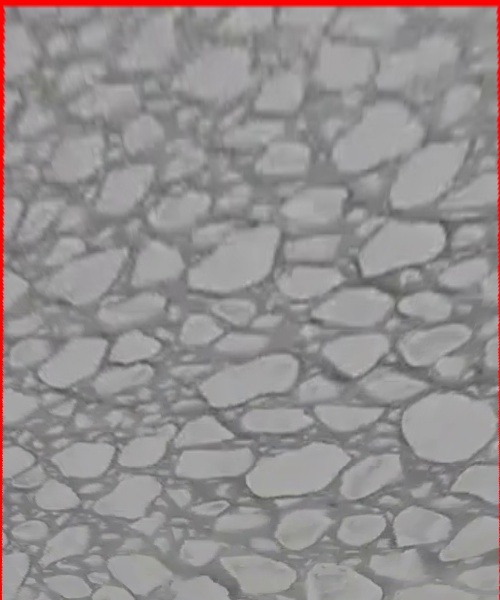
#> input picture TESTING_Functions/image_trans.jpg, 500 x 600 px, found by its file name
$ python thershold_tech.py
#> lines starting #> are read from the running program, lines starting #| are printed output that depends on the picture; after the words box and inside, x2 and y2 are one past the last pixel; in counts of white or black regions, pixels touching at a corner belong together
import cv2 as cv
import numpy as np
from matplotlib import pyplot as plt
img = cv.imread('/image_trans.jpg', cv.IMREAD_GRAYSCALE)
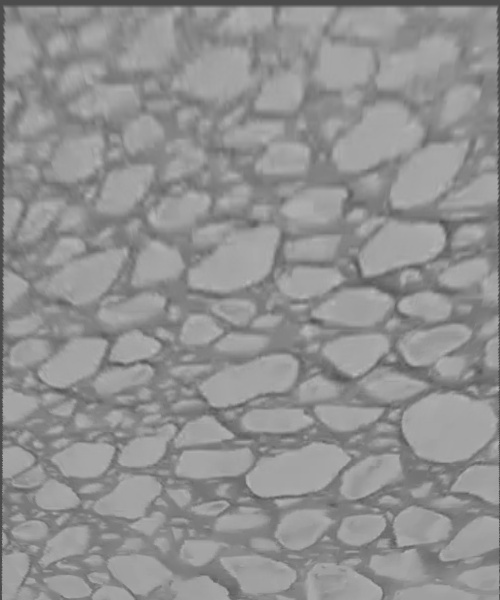
#> img: shape (600, 500); min 70, max 187, mean 144.6
assert img is not None, "file could not be read, check with os.path.exists()"
img = cv.medianBlur(img,5)
ret,th1 = cv.threshold(img,147,255,cv.THRESH_BINARY)
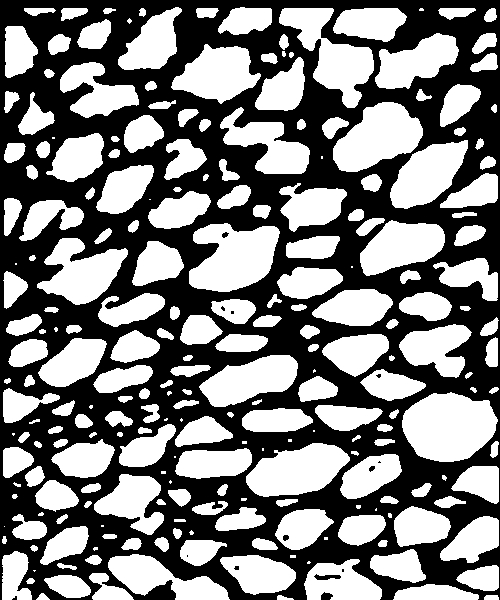
#> th1: shape (600, 500); 49.2% white; 237 white regions (34 under 20 px), largest, box (x1, y1, x2, y2) and area: (402, 392, 498, 462) 5049, (189, 223, 280, 292) 4429, (333, 102, 423, 172) 4010
kernal = np.ones((5,5),np.uint8)
opening = cv.morphologyEx(th1, cv.MORPH_OPEN, kernal)
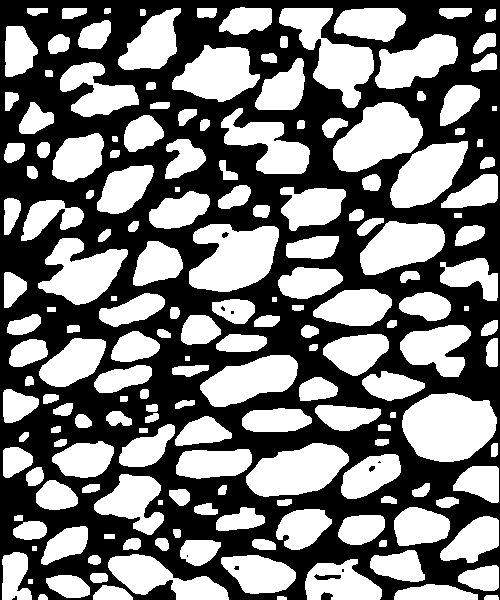
#> opening: shape (600, 500); 48% white; 180 white regions, largest, box (x1, y1, x2, y2) and area: (402, 393, 497, 462) 5040, (189, 224, 279, 292) 4421, (333, 102, 423, 172) 4007


th2 = cv.adaptiveThreshold(img,255,cv.ADAPTIVE_THRESH_MEAN_C,\
 cv.THRESH_BINARY,11,2)
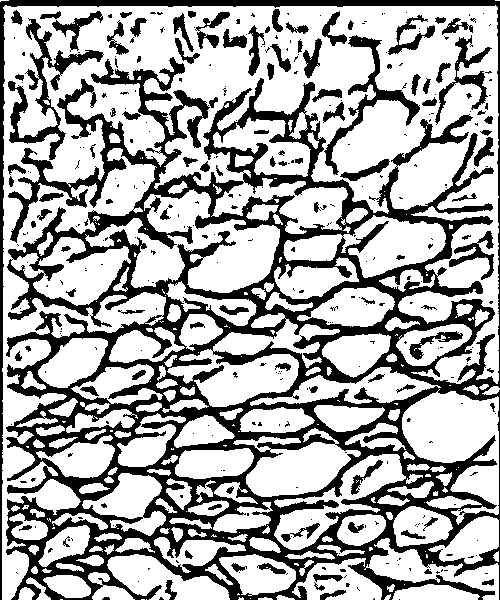
#> th2: shape (600, 500); 66.6% white; 350 black regions (247 under 20 px), largest, box (x1, y1, x2, y2) and area: (0, 0, 500, 600) 82435, (8, 18, 104, 160) 2583, (324, 35, 420, 175) 1847
th3 = cv.adaptiveThreshold(img,255,cv.ADAPTIVE_THRESH_GAUSSIAN_C,\
 cv.THRESH_BINARY,51,2)
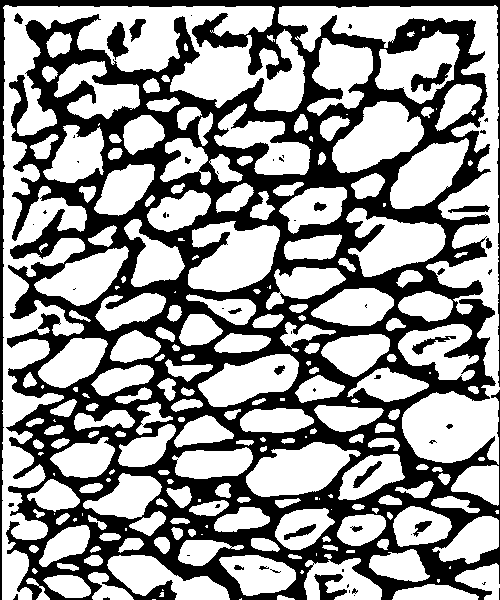
#> th3: shape (600, 500); 59.7% white; 58 black regions (35 under 20 px), largest, box (x1, y1, x2, y2) and area: (0, 0, 500, 600) 117658, (411, 63, 452, 92) 482, (107, 22, 129, 60) 465
titles = ['Original Image', 'Global Thresholding (v = 147)',
 'Adaptive Mean Thresholding', 'Adaptive Gaussian Thresholding']
images = [img, th1, opening, th3]
for i in range(4):
 plt.subplot(2,2,i+1),plt.imshow(images[i],'gray')
 plt.title(titles[i])
 plt.xticks([]),plt.yticks([])
plt.show()
